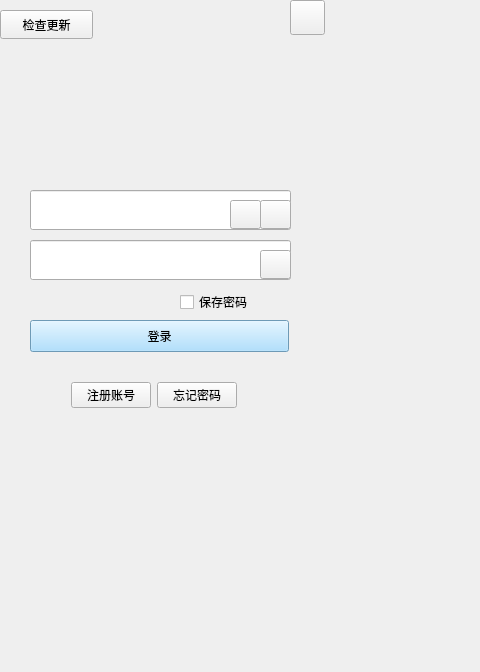
<?xml version="1.0" encoding="UTF-8"?>
<ui version="4.0">
 <class>load</class>
 <widget class="QWidget" name="load">
  <property name="geometry">
   <rect>
    <x>0</x>
    <y>0</y>
    <width>480</width>
    <height>672</height>
   </rect>
  </property>
  <property name="minimumSize">
   <size>
    <width>480</width>
    <height>672</height>
   </size>
  </property>
  <property name="maximumSize">
   <size>
    <width>480</width>
    <height>672</height>
   </size>
  </property>
  <property name="sizeIncrement">
   <size>
    <width>480</width>
    <height>672</height>
   </size>
  </property>
  <property name="windowTitle">
   <string/>
  </property>
  <property name="windowIcon">
   <iconset resource="src.qrc">
    <normaloff>:/images/QQ.png</normaloff>:/images/QQ.png</iconset>
  </property>
  <property name="styleSheet">
   <string notr="true"/>
  </property>
  <widget class="QPushButton" name="pushButton_load">
   <property name="geometry">
    <rect>
     <x>30</x>
     <y>320</y>
     <width>259</width>
     <height>32</height>
    </rect>
   </property>
   <property name="minimumSize">
    <size>
     <width>259</width>
     <height>32</height>
    </size>
   </property>
   <property name="maximumSize">
    <size>
     <width>259</width>
     <height>32</height>
    </size>
   </property>
   <property name="styleSheet">
    <string notr="true">background-color: rgb(154, 216, 255);</string>
   </property>
   <property name="text">
    <string>登录</string>
   </property>
  </widget>
  <widget class="QLineEdit" name="lineEdit_password">
   <property name="geometry">
    <rect>
     <x>30</x>
     <y>240</y>
     <width>261</width>
     <height>40</height>
    </rect>
   </property>
   <property name="sizePolicy">
    <sizepolicy hsizetype="Preferred" vsizetype="Fixed">
     <horstretch>0</horstretch>
     <verstretch>0</verstretch>
    </sizepolicy>
   </property>
   <property name="minimumSize">
    <size>
     <width>261</width>
     <height>40</height>
    </size>
   </property>
   <property name="maximumSize">
    <size>
     <width>261</width>
     <height>40</height>
    </size>
   </property>
   <property name="cursor">
    <cursorShape>SplitHCursor</cursorShape>
   </property>
   <property name="styleSheet">
    <string notr="true"/>
   </property>
  </widget>
  <widget class="QLabel" name="label_avatar">
   <property name="geometry">
    <rect>
     <x>150</x>
     <y>80</y>
     <width>67</width>
     <height>20</height>
    </rect>
   </property>
   <property name="maximumSize">
    <size>
     <width>114</width>
     <height>114</height>
    </size>
   </property>
   <property name="layoutDirection">
    <enum>Qt::LayoutDirection::LeftToRight</enum>
   </property>
   <property name="text">
    <string/>
   </property>
   <property name="alignment">
    <set>Qt::AlignmentFlag::AlignCenter</set>
   </property>
  </widget>
  <widget class="QPushButton" name="pushButton_close">
   <property name="geometry">
    <rect>
     <x>290</x>
     <y>0</y>
     <width>35</width>
     <height>35</height>
    </rect>
   </property>
   <property name="minimumSize">
    <size>
     <width>35</width>
     <height>35</height>
    </size>
   </property>
   <property name="maximumSize">
    <size>
     <width>35</width>
     <height>35</height>
    </size>
   </property>
   <property name="text">
    <string/>
   </property>
   <property name="icon">
    <iconset theme="QIcon::ThemeIcon::EditClear"/>
   </property>
   <property name="iconSize">
    <size>
     <width>15</width>
     <height>15</height>
    </size>
   </property>
  </widget>
  <widget class="QWidget" name="layoutWidget">
   <property name="geometry">
    <rect>
     <x>50</x>
     <y>380</y>
     <width>209</width>
     <height>31</height>
    </rect>
   </property>
   <layout class="QHBoxLayout" name="horizontalLayout">
    <item>
     <spacer name="horizontalSpacer">
      <property name="orientation">
       <enum>Qt::Orientation::Horizontal</enum>
      </property>
      <property name="sizeHint" stdset="0">
       <size>
        <width>40</width>
        <height>20</height>
       </size>
      </property>
     </spacer>
    </item>
    <item>
     <widget class="QPushButton" name="pushButton_enroll">
      <property name="text">
       <string>注册账号</string>
      </property>
     </widget>
    </item>
    <item>
     <widget class="QPushButton" name="pushButton_forget_password">
      <property name="text">
       <string>忘记密码</string>
      </property>
     </widget>
    </item>
    <item>
     <spacer name="horizontalSpacer_2">
      <property name="orientation">
       <enum>Qt::Orientation::Horizontal</enum>
      </property>
      <property name="sizeHint" stdset="0">
       <size>
        <width>40</width>
        <height>20</height>
       </size>
      </property>
     </spacer>
    </item>
   </layout>
  </widget>
  <widget class="QPushButton" name="pushButton_choose">
   <property name="geometry">
    <rect>
     <x>260</x>
     <y>200</y>
     <width>31</width>
     <height>29</height>
    </rect>
   </property>
   <property name="text">
    <string/>
   </property>
   <property name="icon">
    <iconset theme="QIcon::ThemeIcon::GoDown"/>
   </property>
  </widget>
  <widget class="QPushButton" name="pushButton_clear">
   <property name="geometry">
    <rect>
     <x>230</x>
     <y>200</y>
     <width>31</width>
     <height>29</height>
    </rect>
   </property>
   <property name="text">
    <string/>
   </property>
   <property name="icon">
    <iconset theme="QIcon::ThemeIcon::EditClear"/>
   </property>
  </widget>
  <widget class="QLineEdit" name="lineEdit_phone">
   <property name="geometry">
    <rect>
     <x>30</x>
     <y>190</y>
     <width>261</width>
     <height>40</height>
    </rect>
   </property>
   <property name="minimumSize">
    <size>
     <width>261</width>
     <height>40</height>
    </size>
   </property>
   <property name="maximumSize">
    <size>
     <width>261</width>
     <height>40</height>
    </size>
   </property>
  </widget>
  <widget class="QPushButton" name="pushButton_clearPassword">
   <property name="geometry">
    <rect>
     <x>260</x>
     <y>250</y>
     <width>31</width>
     <height>29</height>
    </rect>
   </property>
   <property name="text">
    <string/>
   </property>
   <property name="icon">
    <iconset theme="QIcon::ThemeIcon::EditClear"/>
   </property>
  </widget>
  <widget class="QCheckBox" name="checkBox_password">
   <property name="geometry">
    <rect>
     <x>180</x>
     <y>290</y>
     <width>97</width>
     <height>24</height>
    </rect>
   </property>
   <property name="text">
    <string>保存密码</string>
   </property>
  </widget>
  <widget class="QPushButton" name="checkUpdateButton">
   <property name="geometry">
    <rect>
     <x>0</x>
     <y>10</y>
     <width>93</width>
     <height>29</height>
    </rect>
   </property>
   <property name="text">
    <string>检查更新</string>
   </property>
  </widget>
  <zorder>pushButton_load</zorder>
  <zorder>lineEdit_password</zorder>
  <zorder>label_avatar</zorder>
  <zorder>pushButton_close</zorder>
  <zorder>layoutWidget</zorder>
  <zorder>lineEdit_phone</zorder>
  <zorder>pushButton_clear</zorder>
  <zorder>pushButton_choose</zorder>
  <zorder>pushButton_clearPassword</zorder>
  <zorder>checkBox_password</zorder>
  <zorder>checkUpdateButton</zorder>
 </widget>
 <resources>
  <include location="src.qrc"/>
 </resources>
 <connections/>
</ui>
